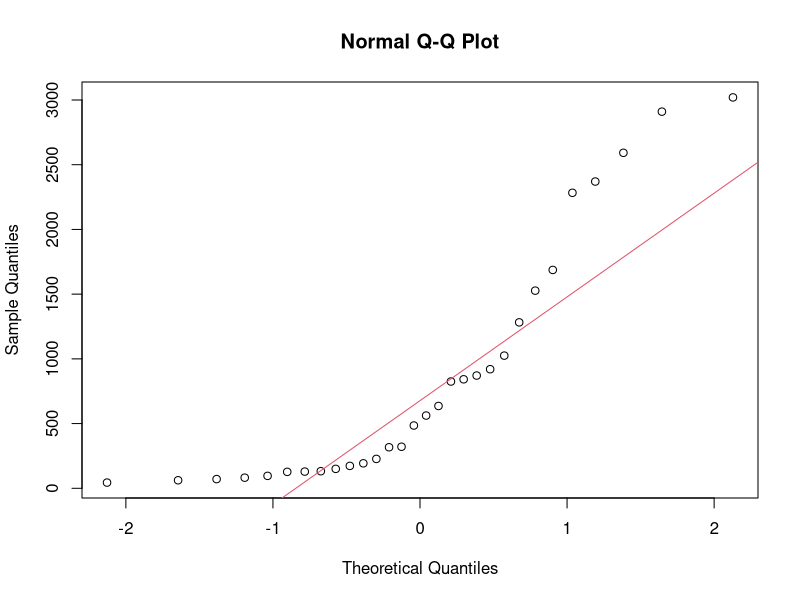
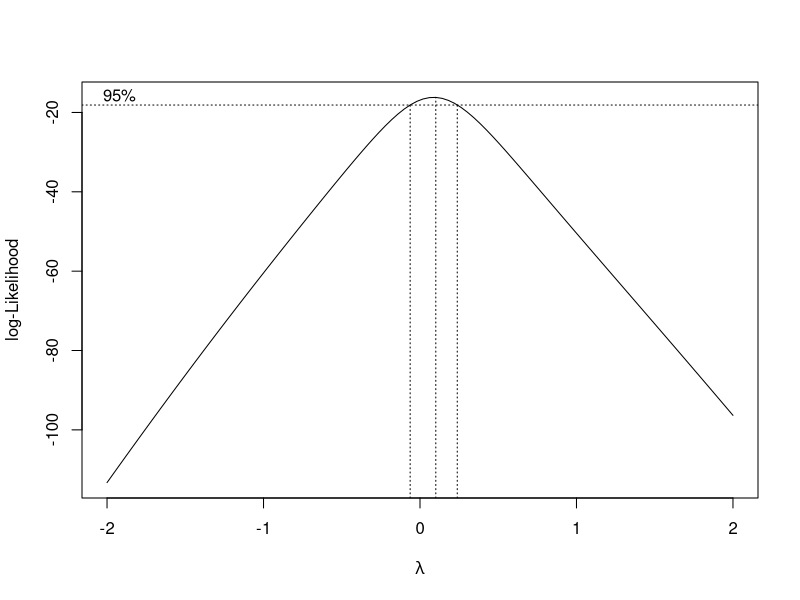
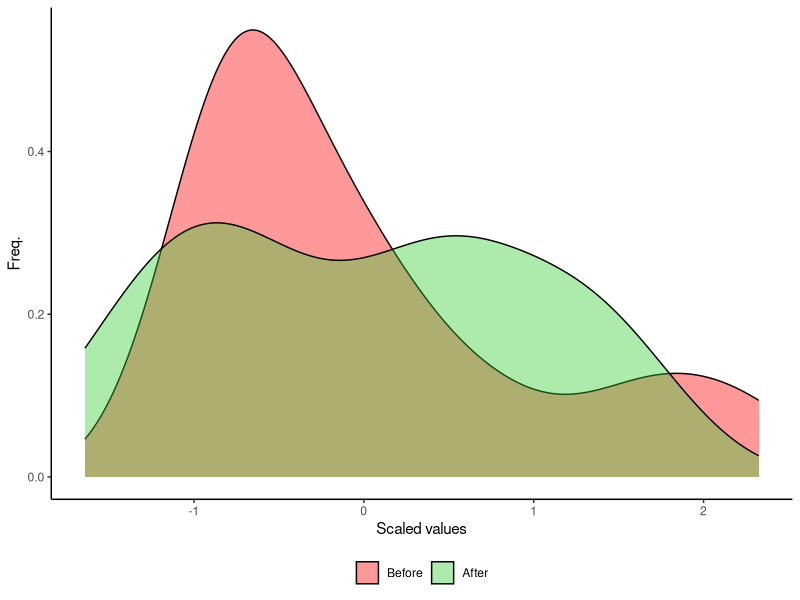

Write the R code that produced these figures, in order.
## ---- chunk 1
library(tidyverse)

birds <- c(22,28,37,34,13,24,39,5,33,32)
mean_birds <- mean(birds)

birds_t <- sqrt(birds)
mean_birds_t <- mean(birds_t)

# Inverse transformation
mean_birds_to <- (mean_birds_t)^2
birds_o <- (birds_t)^2
mean_birds_o <- mean(birds_o)
## ---- chunk 2
mydata <- c(12,19,0,15,145,0,32,5,17)
mean_o <- mean(mydata)

log10mydata <- log10(mydata + 1)
mean_t <- mean(log10mydata)

# Inverse transformation
mydata_O10 <- (10^(log10mydata) - 1)
## ---- chunk 3
x <- c(0.25, 0.31, 0.21, 0.24, 0.3, 0.29, 0.22)
xt <- asin(sqrt(x)) * 180 / pi
x_O <- sin((xt) / 180 * pi)^2
## ---- chunk 4
library(MASS)

trat <- rep(1:5, each=6)
repet <- rep(1:6, 5)
resp <- c(2370,1687,2592,2283,2910,
          3020,1282,1527,871,1025,
          825,920,562,321,636,317,
          485,842,173,127,132,150,
          129,227,193,71,82,62,96,44)
data <- data.frame(trat, repet, resp)

fit1 <- aov(resp ~ factor(trat), data=data)
anova(fit1)

# QQ Plot
qqnorm(data$resp)
qqline(data$resp, col=2)
## ---- chunk 5
# Box-Cox estimation
bc <- boxcox(resp ~ trat, data = data, plotit = TRUE)
lambda <- bc$x[which.max(bc$y)]

data$resp_boxcox <- if (lambda == 0) log(data$resp) else (data$resp^lambda - 1)/lambda
## ---- chunk 6
data_long <- data %>%
  pivot_longer(cols = c(resp, resp_boxcox), names_to = "method", values_to = "values")

data_long <- data_long %>%
  group_by(method) %>%
  mutate(scaled_values = scale(values)) %>%
  ungroup()

ggplot(data_long, aes(x = scaled_values, fill = method)) +
  geom_density(alpha = 0.4, position = "identity") +
  labs(x = "Scaled values",
       y = "Freq.") +
  theme_classic() +
  scale_fill_manual(values = c("red", "limegreen"), labels = c("Before", "After"))+
  theme(legend.title = element_blank(),
        legend.position = "bottom")
